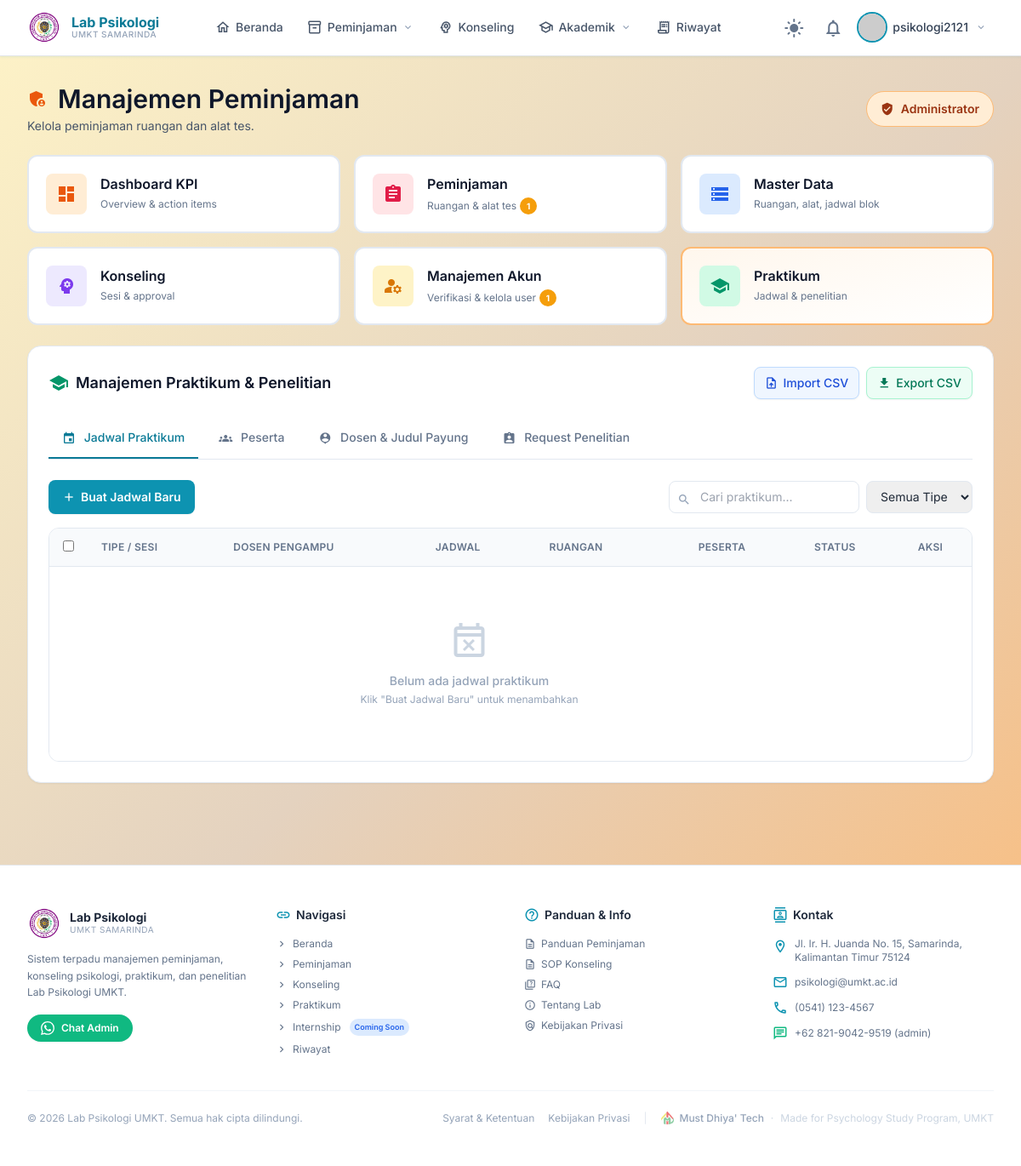
/admin-panel/praktikum/ (signed in), run on an earlier commit of the app's database.
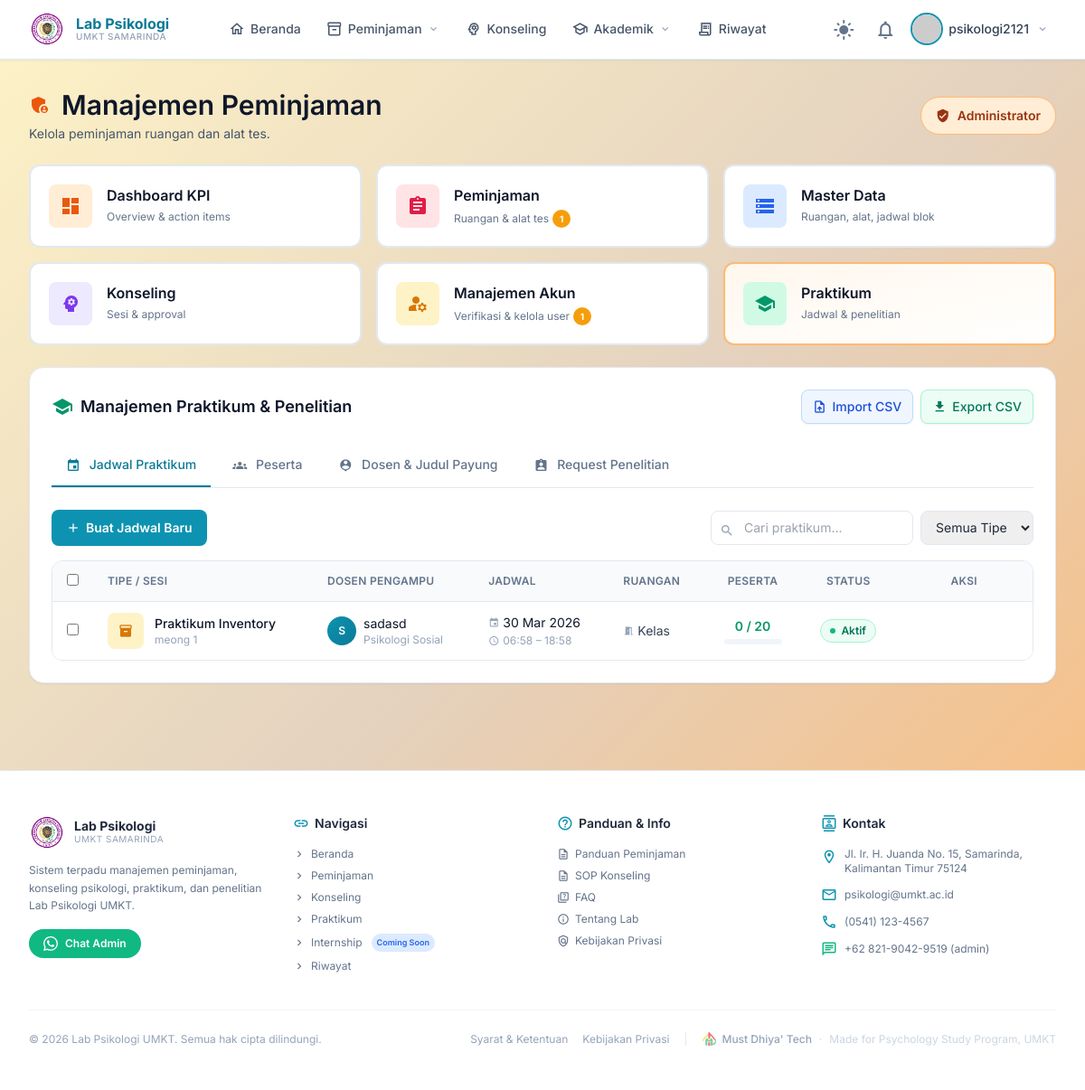
And on a later commit of the database.
### practicum/models.py (models this page shows, shortened)
class Practicum(TimeStampedModel):
    TYPE_CHOICES = (
        ('inteligensi', 'Praktikum Inteligensi'),
        ('inventory',   'Praktikum Inventory'),
        ('wawancara',   'Praktikum Wawancara'),
        ('konseling',   'Praktikum Konseling'),
    )
    type         = models.CharField(max_length=20, choices=TYPE_CHOICES)
    session_name = models.CharField(max_length=100, verbose_name='Nama Sesi')
    lecturer     = models.ForeignKey(
        Lecturer,
        on_delete=models.PROTECT,
        related_name='practicum_sessions',
        verbose_name='Dosen Pengampu'
    )
    room         = models.ForeignKey(Room, on_delete=models.PROTECT, verbose_name='Ruangan')
    date         = models.DateField(verbose_name='Tanggal')
    start_time   = models.TimeField(verbose_name='Jam Mulai')
    end_time     = models.TimeField(verbose_name='Jam Selesai')
    capacity     = models.PositiveIntegerField(
        validators=[MinValueValidator(1)],
        verbose_name='Kapasitas'
    )
    description  = models.TextField(blank=True, null=True, verbose_name='Deskripsi')
    is_active    = models.BooleanField(default=True)
    class Meta:
        ordering = ['date', 'start_time']
        verbose_name = 'Jadwal Praktikum'
        verbose_name_plural = 'Jadwal Praktikum'
        unique_together = [
            ['room', 'date', 'start_time'],
        ]
    @property
    def registered_count(self):
        return self.registrations.filter(
            status__in=['pending', 'approved', 'waitlist']
        ).count()
    @property
    def is_full(self):
        return self.registered_count >= self.capacity
    @property
    def is_almost_full(self):
        return self.registered_count >= (self.capacity * 0.8)
    @property
    def fill_percentage(self):
        if self.capacity == 0:
            return 0
        return min(int((self.registered_count / self.capacity) * 100), 100)

### research/models.py (models this page shows, shortened)
class Lecturer(TimeStampedModel):
    FOCUS_CHOICES = (
        ('klinis',       'Psikologi Klinis'),
        ('perkembangan', 'Psikologi Perkembangan'),
        ('sosial',       'Psikologi Sosial'),
        ('industri',     'Psikologi Industri & Organisasi'),
        ('agama',   'Psikologi Islam'),
        ('pendidikan',   'Psikologi Pendidikan'),
        ('umum',         'Umum'),
    )
    name         = models.CharField(max_length=200, verbose_name='Nama Dosen')
    nip          = models.CharField(max_length=50, blank=True, null=True, verbose_name='NIP')
    focus        = models.CharField(max_length=20, choices=FOCUS_CHOICES, verbose_name='Bidang Fokus')
    email        = models.EmailField(blank=True, null=True)
    phone        = models.CharField(max_length=20, blank=True, null=True)
    photo        = models.ImageField(upload_to='lecturers/', blank=True, null=True)
    bio          = models.TextField(blank=True, null=True, verbose_name='Deskripsi Singkat')
    is_active    = models.BooleanField(default=True)
    class Meta:
        ordering = ['focus', 'name']
        verbose_name = 'Dosen'
        verbose_name_plural = 'Dosen'

### rooms/models.py (models this page shows, shortened)
class Room(TimeStampedModel):
    ROOM_TYPE_CHOICES = (
        ('lab',     'Laboratorium'),
        ('class',   'Kelas / Ruang Teori'),
        ('office',  'Ruang Kantor'),
        ('other',   'Lainnya'),
    )
    code        = models.CharField(max_length=10, unique=True)
    name        = models.CharField(max_length=100)
    room_type   = models.CharField(
        max_length=20,
        choices=ROOM_TYPE_CHOICES,
        default='lab',
    )
    capacity    = models.PositiveIntegerField(validators=[MinValueValidator(1)])
    description = models.TextField(blank=True, null=True)
    is_active   = models.BooleanField(default=True)
    class Meta:
        ordering = ['code']
        verbose_name = 'Room'
        verbose_name_plural = 'Rooms'

### konseling/views.py (the view)
# urls.py: path('admin-panel/praktikum/',             AdminPraktikumView.as_view(),     name='admin_praktikum'),
class AdminPraktikumView(AdminOnlyMixin, TemplateView):
    template_name = 'admin/manaJadwalPraktikumAdmin.html'
    def get_context_data(self, **kwargs):
        ctx = super().get_context_data(**kwargs)
        ctx['practicum_list']        = Practicum.objects.select_related('lecturer', 'room').order_by('-date')
        ctx['lecturer_list']         = Lecturer.objects.prefetch_related('research_titles').order_by('name')
        ctx['lecturerlist']          = ctx['lecturer_list']
        ctx['roomlist']              = Room.objects.filter(is_active=True).order_by('name')
        ctx['dosen_list']            = Lecturer.objects.filter(is_active=True).order_by('name')
        ctx['research_request_list'] = ResearchRequest.objects.select_related(
            'student', 'lecturer', 'research_title'
        ).order_by('-created_at')
        ctx['penelitian_stats']      = {'pending': ResearchRequest.objects.filter(status='pending').count()}
        ctx['request_status_tabs']   = [
            ('all', 'Semua'), ('pending', 'Pending'),
            ('approved', 'Disetujui'), ('rejected', 'Ditolak'),
        ]
        return ctx

### accounts/models.py (called while the page is built)
    def get_full_name(self):
        return f"{self.first_name} {self.last_name}".strip() or self.username

    @property
    def is_umkt(self):
        return self.user_type == 'umkt'

### accounts/views.py (called while the page is built)
    def test_func(self):
        return self.request.user.is_staff or self.request.user.role == 'laboran'

### core/context_processors.py (called while the page is built)
def media_url(request):
    return {
        'MEDIA_URL': settings.MEDIA_URL,
    }

### konseling/context_processors.py (called while the page is built)
def admin_stats(request):
    if not request.user.is_authenticated or not request.user.is_staff:
        return {}
    return {
        'stats': {
            'peminjaman_pending': RoomBooking.objects.filter(status='pending').count(),
            'tool_pending':       ToolRental.objects.filter(status='pending').count(),
            'konseling_pending':  KonselingSession.objects.filter(status='pending').count(),
            'penelitian_pending': ResearchRequest.objects.filter(status='pending').count(),
            'akun_pending':       User.objects.filter(is_active=False, is_verified=False)
                                      .exclude(is_superuser=True).count(),
        }
    }

### research/models.py (called while the page is built)
    @property
    def slots_used(self):
        return self.requests.filter(status__in=['pending', 'approved']).count()

### templates/admin/manaJadwalPraktikumAdmin.html (shortened to what the changed rows need)
{% extends "admin_shell.html" %}
{% load static %}
{% block page_heading %}Manajemen Peminjaman{% endblock %}
{% block admin_content %}
  <div class="rounded-2xl border border-slate-200 dark:border-slate-700
              bg-white dark:bg-slate-800 shadow-sm p-6 space-y-6">
    <div id="praktikum-content-jadwal" class="praktikum-content">
      <div class="overflow-x-auto border border-slate-200 dark:border-slate-700 rounded-xl">
        <table class="w-full text-sm" id="praktikum-table">
          <thead class="bg-slate-50 dark:bg-slate-700/50
                        border-b border-slate-200 dark:border-slate-700">
            <tr>
              <th class="px-4 py-3 w-8">
                <input type="checkbox" id="check-all"
                  class="rounded border-slate-300 text-primary-600 focus:ring-primary-500"
                  onchange="toggleCheckAll(this)">
              </th>
              <th class="px-4 py-3 text-left text-xs font-semibold
                         text-slate-500 dark:text-slate-400 uppercase tracking-wide">
                Tipe / Sesi
              </th>
              <th class="px-4 py-3 text-left text-xs font-semibold
                         text-slate-500 dark:text-slate-400 uppercase tracking-wide">
                Dosen Pengampu
              </th>
              <th class="px-4 py-3 text-left text-xs font-semibold
                         text-slate-500 dark:text-slate-400 uppercase tracking-wide">
                Jadwal
              </th>
              <th class="px-4 py-3 text-left text-xs font-semibold
                         text-slate-500 dark:text-slate-400 uppercase tracking-wide">
                Ruangan
              </th>
              <th class="px-4 py-3 text-center text-xs font-semibold
                         text-slate-500 dark:text-slate-400 uppercase tracking-wide">
                Peserta
              </th>
              <th class="px-4 py-3 text-center text-xs font-semibold
                         text-slate-500 dark:text-slate-400 uppercase tracking-wide">
                Status
              </th>
              <th class="px-4 py-3 text-center text-xs font-semibold
                         text-slate-500 dark:text-slate-400 uppercase tracking-wide">
                Aksi
              </th>
            </tr>
          </thead>
          <tbody class="divide-y divide-slate-100 dark:divide-slate-700
                        bg-white dark:bg-slate-800">
            {% for p in practicum_list %}
            <tr class="hover:bg-slate-50 dark:hover:bg-slate-700/30 transition group"
                data-tipe="{{ p.type }}"
                data-sesi="{{ p.session_name|lower }}"
                data-id="{{ p.pk }}">
              <td class="px-4 py-3">
                <input type="checkbox" name="selected" value="{{ p.pk }}"
                  class="row-check rounded border-slate-300 text-primary-600 focus:ring-primary-500"
                  onchange="updateBulkBar()">
              </td>
              <td class="px-4 py-3">
                <div class="flex items-center gap-3">
                  <div class="w-10 h-10 rounded-lg flex-shrink-0
                              flex items-center justify-center
                              {% if p.type == 'inteligensi' %}bg-blue-100 dark:bg-blue-900/30
                              {% elif p.type == 'inventory' %}bg-amber-100 dark:bg-amber-900/30
                              {% elif p.type == 'wawancara' %}bg-rose-100 dark:bg-rose-900/30
                              {% else %}bg-purple-100 dark:bg-purple-900/30{% endif %}">
                    <span class="material-icons text-base
                                 {% if p.type == 'inteligensi' %}text-blue-600
                                 {% elif p.type == 'inventory' %}text-amber-600
                                 {% elif p.type == 'wawancara' %}text-rose-600
                                 {% else %}text-purple-600{% endif %}">
                    </span>
                  </div>
                  <div>
                    <p class="font-medium text-slate-900 dark:text-slate-100">
                      {{ p.get_type_display }}
                    </p>
                    <p class="text-xs text-slate-400 dark:text-slate-500">
                      {{ p.session_name }}
                    </p>
                  </div>
                </div>
              </td>
              <td class="px-4 py-3">
                <div class="flex items-center gap-2">
                  <div class="w-8 h-8 rounded-full bg-gradient-to-br
                              from-primary-500 to-primary-600
                              flex items-center justify-center
                              text-white text-xs font-semibold flex-shrink-0">
                    {{ p.lecturer.name|first|upper }}
                  </div>
                  <div>
                    <p class="text-sm text-slate-900 dark:text-slate-100">
                      {{ p.lecturer.name }}
                    </p>
                    <p class="text-xs text-slate-400 dark:text-slate-500">
                      {{ p.lecturer.get_focus_display }}
                    </p>
                  </div>
                </div>
              </td>
              <td class="px-4 py-3">
                <p class="text-sm text-slate-900 dark:text-slate-100
                           flex items-center gap-1">
                  <span class="material-icons text-xs text-slate-400">event</span>
                  {{ p.date|date:"d M Y" }}
                </p>
                <p class="text-xs text-slate-400 dark:text-slate-500
                           flex items-center gap-1 mt-0.5">
                  <span class="material-icons text-xs">schedule</span>
                  {{ p.start_time|time:"H:i" }} – {{ p.end_time|time:"H:i" }}
                </p>
              </td>
              <td class="px-4 py-3">
                <span class="inline-flex items-center gap-1
                             text-sm text-slate-700 dark:text-slate-300">
                  <span class="material-icons text-xs text-slate-400">meeting_room</span>
                  {{ p.room.name }}
                </span>
              </td>
            <td class="px-4 py-3">
            <div class="flex flex-col items-center">
                <span class="text-sm font-semibold
                            {% if p.is_full %}text-rose-600
                            {% elif p.is_almost_full %}text-amber-600
                            {% else %}text-emerald-600{% endif %}">
                {{ p.registered_count }} / {{ p.capacity }}
                </span>
                <div class="w-16 h-1.5 bg-slate-100 dark:bg-slate-600
                            rounded-full overflow-hidden mt-1">
                </div>
            </div>
            </td>
            <td class="px-4 py-3 text-center">
            {% if not p.is_active %}
                <span class="inline-flex items-center px-2.5 py-1 rounded-full
                            text-xs font-semibold bg-slate-100 text-slate-600
                            border border-slate-200">
                <span class="w-1.5 h-1.5 rounded-full bg-slate-400 mr-1.5"></span>
                Nonaktif
                </span>
            {% else %}
                <span class="inline-flex items-center px-2.5 py-1 rounded-full
                            text-xs font-semibold bg-emerald-50 text-emerald-700
                            border border-emerald-200">
                <span class="w-1.5 h-1.5 rounded-full bg-emerald-500 mr-1.5"></span>
                Aktif
                </span>
            {% endif %}
            </td>
              <td class="px-4 py-3">
              </td>
            </tr>
            {% empty %}
            <tr>
              <td colspan="7" class="text-center py-16 text-slate-400">
                <span class="material-icons-outlined text-5xl block mb-3
                             text-slate-300">event_busy</span>
                <p class="text-sm font-medium">Belum ada jadwal praktikum</p>
                <p class="text-xs mt-1">Klik "Buat Jadwal Baru" untuk menambahkan</p>
              </td>
            </tr>
            {% endfor %}
          </tbody>
        </table>
      </div>
    </div>
  </div>
{% endblock %}

What changed in the data, as far as the page shows it:
added Practicum: type "Praktikum Inventory", session_name "meong 1", lecturer.name|first "S", lecturer.name "sadasd", lecturer.focus "Psikologi Sosial", date "30 Mar 2026", start_time "06:58", end_time "18:58", room.name "Kelas", registered_count "0", capacity "20", is_active True (drawn)
Also different on the page:
text no longer shown: "event_busy Belum ada jadwal praktikum Klik \"Buat Jadwal Baru\" untuk menambahkan"
